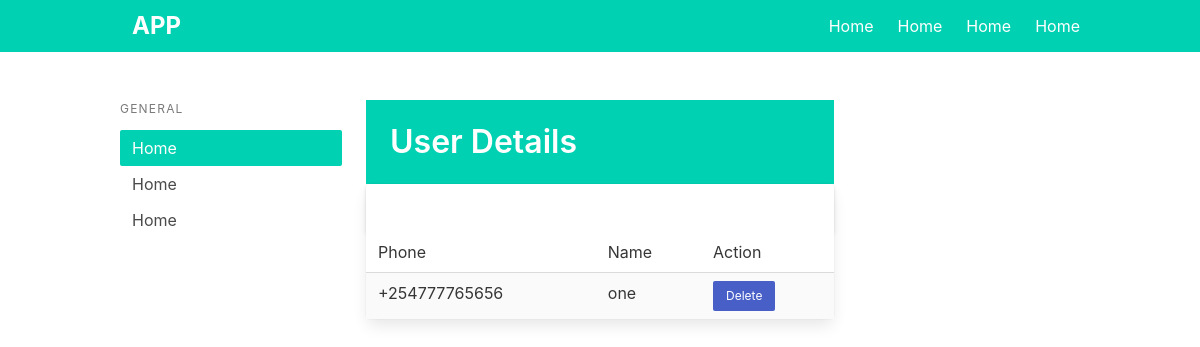
The page /user/1 on the database as committed earlier.
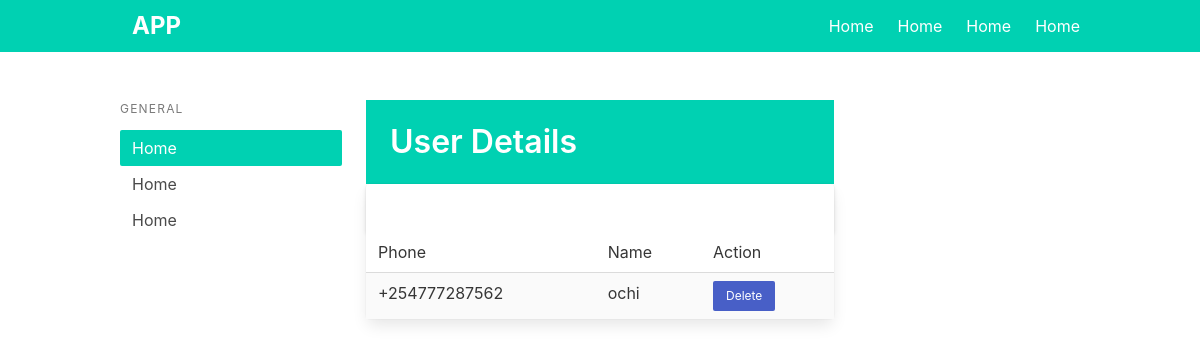
The same page on the database as committed later.
### app/models.py (models this page shows)
class User(db.Model):
    id = db.Column(db.Integer, primary_key=True)
    phone = db.Column(db.String(15), unique=True)
    name = db.Column(db.String(100))
    location = db.Column(db.String(100))

### app/pages.py (the view)
@page.route('/user/<id>')
def view_user(id):
    user = User.query.filter_by(id=id).first_or_404()
    return render_template('user.html',user=user)

### app/templates/user.html (shortened to what this page needs)
<!DOCTYPE html>
<html lang="en">
<head>
</head>
<body>
    {% extends "base.html" %}
{% block content %}
<div class="columns">
  <div class="column is-3 ">
    <aside class="menu is-hidden-mobile">
      <p class="menu-label">
        General
      </p>
      <ul class="menu-list">
        <li><a class="has-background-primary has-text-white">Home</a></li>
        <li><a href="{{ url_for('page.index') }}">Home</a></li>
        <li><a href="{{ url_for('page.index') }}">Home</a></li>
      </ul>
    </aside>
  </div>
  <div class="column is-6">
    <section class="hero is-primary welcome is-small">
      <div class="hero-body">
        <div class="container">
          <h1 class="title">
            User Details
          </h1>
        </div>
      </div>
    </section>
    <div class="is-3">
      <div class="card events-card">
        <header class="card-header">
          <a href="#" class="card-header-icon" aria-label="more options">
            <span class="icon">
            </span>
          </a>
        </header>
        <div class="card-table">
          <div class="content">
            <table class="table is-fullwidth is-striped">
              <tbody>
                <tr>
                  <td>Phone</td>
                  <td>Name</td>
                  <td>Action</td>
                </tr>
                <tr>
                  <td>{{user.phone}}</td>
                  <td>{{user.name}}</td>
                  <td><a class="button is-link is-small" href="/delete/{{user.id}}">Delete</a></td>
                </tr>
              </tbody>
            </table>
          </div>
        </div>
      </div>
    </div>
  </div>
  <div class="column is-3">
  </div>
</div>
{% endblock %}

Rows that differ between the two databases and show on the page:
changed User: phone "+254777765656" → "+254777287562"; name "one" → "ochi"
